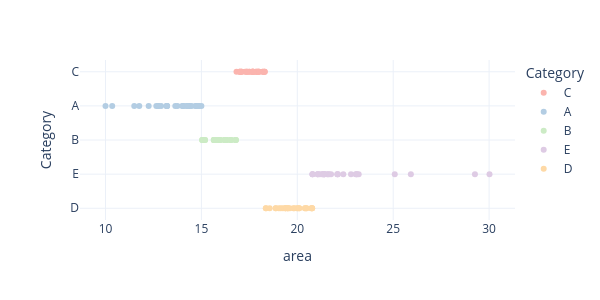

Notebook code for this chart:
### Code cell
fig = px.scatter(df,x='area',y='Category',
                 color = 'Category',
                 template = 'plotly_white',
                 width=600,height=300,
                 color_discrete_sequence=px.colors.qualitative.Pastel1)
fig.show()

### Figure 1 — Plotly figure (JSON) as saved in the notebook; plotly's stock layout.template omitted (floating-point values rounded to 4 significant figures)
{"data": [{"hovertemplate": "Category=%{y}<br>area=%{x}<extra></extra>", "legendgroup": "C", "marker": {"color": "rgb(251,180,174)", "symbol": "circle"}, "mode": "markers", "name": "C", "orientation": "h", "showlegend": true, "type": "scatter", "x": [17.85, 18, 17, 17.85, 16.83, 17, 18.2, 17.68, 17.64, 17.34, 17.5, 17.5, 18.2, 17.7, 17.69, 17.08, 17.08, 17.4, 18.3, 17.1, 17.98, 18.27, 17.28, 17.01, 17.36, 18.3, 17.92, 17.92, 17.64, 18, 17.7], "xaxis": "x", "y": ["C", "C", "C", "C", "C", "C", "C", "C", "C", "C", "C", "C", "C", "C", "C", "C", "C", "C", "C", "C", "C", "C", "C", "C", "C", "C", "C", "C", "C", "C", "C"], "yaxis": "y"}, {"hovertemplate": "Category=%{y}<br>area=%{x}<extra></extra>", "legendgroup": "A", "marker": {"color": "rgb(179,205,227)", "symbol": "circle"}, "mode": "markers", "name": "A", "orientation": "h", "showlegend": true, "type": "scatter", "x": [14.7, 14.26, 12.76, 14.4, 12.9, 15, 14.88, 13.2, 10.35, 14.08, 14.4, 14.72, 12.65, 11.76, 14.04, 10, 13.2, 13.64, 14, 14.82, 13.2, 13.2, 14.49, 13.75, 14.3, 11.5, 12.75, 12.25, 14.25, 13.2], "xaxis": "x", "y": ["A", "A", "A", "A", "A", "A", "A", "A", "A", "A", "A", "A", "A", "A", "A", "A", "A", "A", "A", "A", "A", "A", "A", "A", "A", "A", "A", "A", "A", "A"], "yaxis": "y"}, {"hovertemplate": "Category=%{y}<br>area=%{x}<extra></extra>", "legendgroup": "B", "marker": {"color": "rgb(204,235,197)", "symbol": "circle"}, "mode": "markers", "name": "B", "orientation": "h", "showlegend": true, "type": "scatter", "x": [15.04, 15.64, 15.19, 16.32, 16.56, 16.32, 15.04, 15.19, 16, 16.5, 15.96, 16.24, 16.8, 15.66, 15.75, 15.66, 16.2, 16.2, 16.8, 15.08, 15.12, 16.53, 15.96, 15.66, 16.75, 16.24, 15.68, 15.86, 15.66, 15.75], "xaxis": "x", "y": ["B", "B", "B", "B", "B", "B", "B", "B", "B", "B", "B", "B", "B", "B", "B", "B", "B", "B", "B", "B", "B", "B", "B", "B", "B", "B", "B", "B", "B", "B"], "yaxis": "y"}, {"hovertemplate": "Category=%{y}<br>area=%{x}<extra></extra>", "legendgroup": "E", "marker": {"color": "rgb(222,203,228)", "symbol": "circle"}, "mode": "markers", "name": "E", "orientation": "h", "showlegend": true, "type": "scatter", "x": [21.06, 23.2, 25.08, 21.06, 21.66, 21.32, 23.1, 22.4, 21.39, 20.79, 20.79, 21.3, 22.8, 21.17, 25.92, 20.8, 29.26, 22.08, 21.56, 22.11, 23.04, 21.6, 30.02, 23.1, 21.42, 21.39, 21.39, 21.76, 22.11, 21.08], "xaxis": "x", "y": ["E", "E", "E", "E", "E", "E", "E", "E", "E", "E", "E", "E", "E", "E", "E", "E", "E", "E", "E", "E", "E", "E", "E", "E", "E", "E", "E", "E", "E", "E"], "yaxis": "y"}, {"hovertemplate": "Category=%{y}<br>area=%{x}<extra></extra>", "legendgroup": "D", "marker": {"color": "rgb(254,217,166)", "symbol": "circle"}, "mode": "markers", "name": "D", "orientation": "h", "showlegend": true, "type": "scatter", "x": [19.98, 19.38, 18.36, 18.87, 18.36, 19.25, 19.38, 19.38, 19.61, 20.48, 19.14, 20.77, 18.88, 18.56, 19.8, 19.04, 20.1, 20.4, 20.77, 19.5, 20.4, 20.48, 19.5, 20.02, 20.72, 19.84, 20.77, 20.1, 19.5], "xaxis": "x", "y": ["D", "D", "D", "D", "D", "D", "D", "D", "D", "D", "D", "D", "D", "D", "D", "D", "D", "D", "D", "D", "D", "D", "D", "D", "D", "D", "D", "D", "D"], "yaxis": "y"}], "layout": {"height": 300, "legend": {"title": {"text": "Category"}, "tracegroupgap": 0}, "margin": {"t": 60}, "width": 600, "xaxis": {"anchor": "y", "autorange": true, "domain": [0, 1], "range": [8.668, 31.35], "title": {"text": "area"}, "type": "linear"}, "yaxis": {"anchor": "x", "autorange": true, "categoryarray": ["D", "E", "B", "A", "C"], "categoryorder": "array", "domain": [0, 1], "range": [-0.3443, 4.344], "title": {"text": "Category"}, "type": "category"}}}
